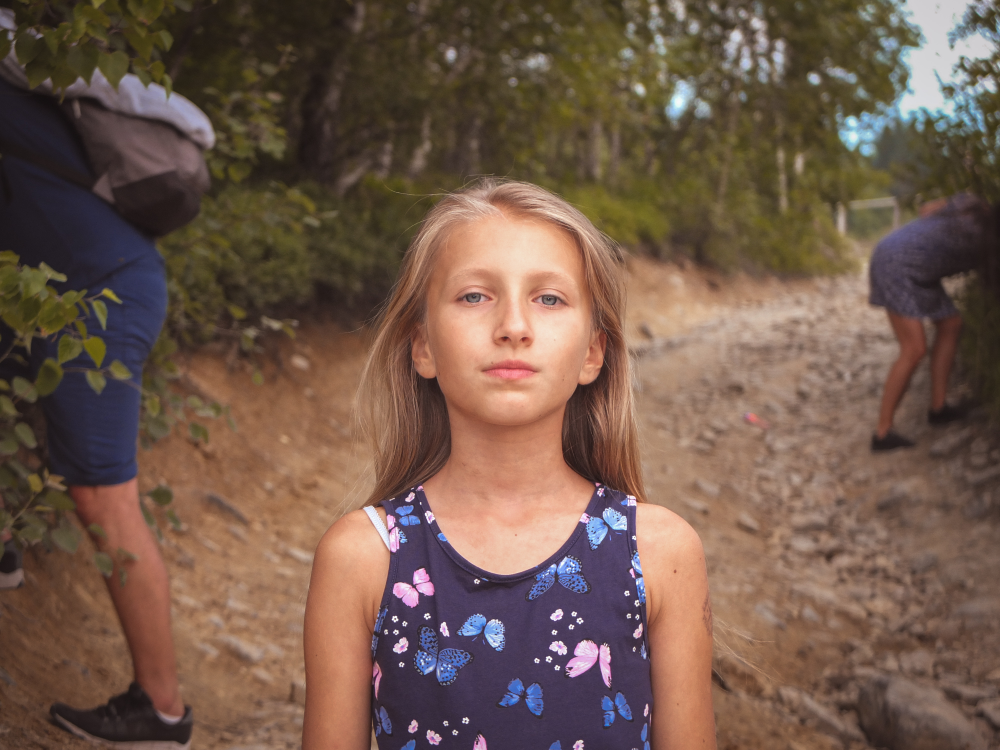
#> input picture Python/Computer Graphics and Image Processing/Solomiia.jpg, 4000 x 3000 px (shown at 1/4 size)
$ jupyter execute --allow-errors Lab5-08-12-22.ipynb
#> lines starting #> are read from the running program, lines starting #| are printed output that depends on the picture
# RIGA  TECHNICAL UNIVERSITY

## FACULTY OF COMPUTER SCIENCE AND INFORMATION TECHNOLOGY

### Fundamentals of Computer Graphics and Image Processing
#### Practical Work Nr. 5
#### Name, Surname: Sofiia Azhniuk
#### Student ID: 221ADB207

## 5. practical work - "Image blending modes"
Create 2 different blending mode functions (for example, "difference" or "hard_light") based on the last 3 digits of your student ID number. The list of variants is available in ORTUS in the 7th practical lecture task description.

The output needs to have both of the input images and the resulting image after using the specified blending mode. The input images have to be the same size - 500x500 pixels! Each blending mode has to have it's own set of 3 images : input_1, input_2, result

Variant 207

Overlay, Softlight

[cell 1]
#libraries
import numpy as np
from numpy import asarray
import math

#image processing
import cv2
#from PIL import Image

#load/show images
import matplotlib.pyplot as plt
import matplotlib.image as mpimg


#import an image
image1 = cv2.imread('Solomiia.jpg')
#> image1 is the input picture: shape (3000, 4000, 3); mean B, G, R 75.8, 89.4, 113.6
image2 = cv2.imread('Bird.jpg')
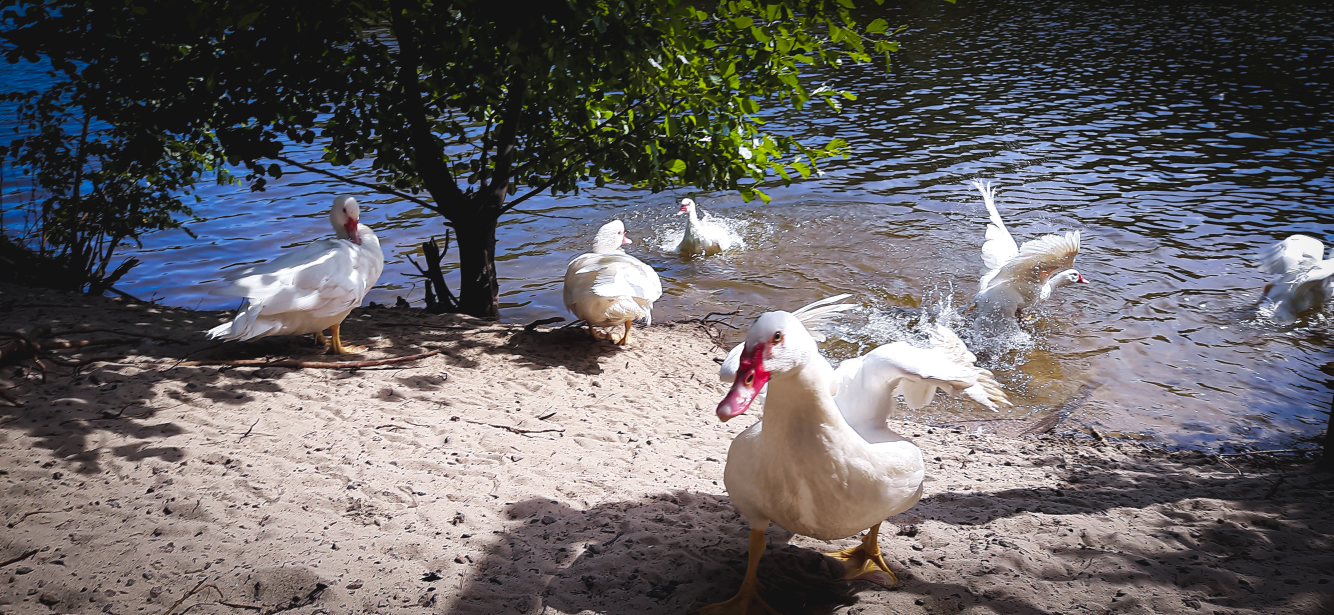
#> input picture Python/Computer Graphics and Image Processing/Bird.jpg, 4000 x 1844 px (shown at 1/3 size)
#> image2 is the input picture: shape (1844, 4000, 3); mean B, G, R 102.8, 100.1, 103.2

#Recolour for OpenCV
im_rgb_A = cv2.cvtColor(image1, cv2.COLOR_BGR2RGB)
im_rgb_B = cv2.cvtColor(image2, cv2.COLOR_BGR2RGB)

#Resize so both images are the same size
resized_img_A = cv2.resize(im_rgb_A, (500,500))
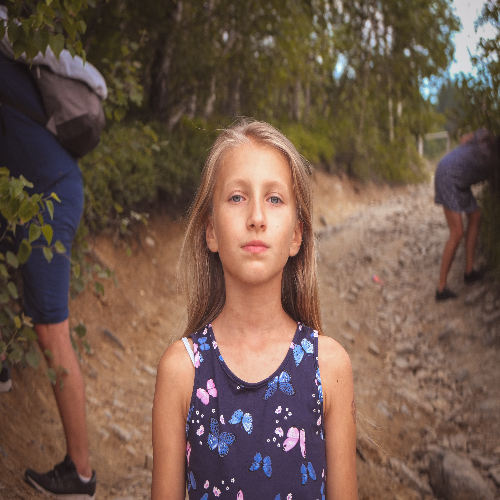
#> resized_img_A: shape (500, 500, 3); mean R, G, B 113.7, 89.5, 75.9
resized_img_B = cv2.resize(im_rgb_B, (500,500))
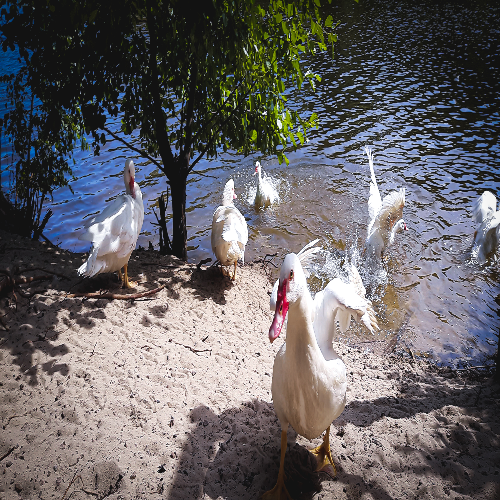
#> resized_img_B: shape (500, 500, 3); mean R, G, B 103, 100, 102.6

# convert image to numpy array
data_A = asarray(resized_img_A)
data_B = asarray(resized_img_B)

#normalize values to an interval from 0 to 1
image_norm_A = data_A/255.0
image_norm_B = data_B/255.0


#> (the rest of this cell did not finish here and is left out)
